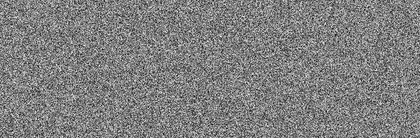
%> input picture experiment3/images/G1.bmp, 420 x 138 px, shrunk from 800 x 263 before the run
$ octave co_occurrence_matrix.m   (GNU Octave 9; MATLAB toolbox functions it lacks are replaced by stand-ins)
%> lines starting %> are read from the running program, lines starting %| are printed output that depends on the picture
% experiment2 Canny边缘检测
clc;clear;close all;
Fig1 = imread('images/G1.bmp');  %读取原图像
%> Fig1 is the input picture: size 138x420x3 uint8; min 0, max 255, mean 127.5
Fig2 = imread('images/G2.bmp');
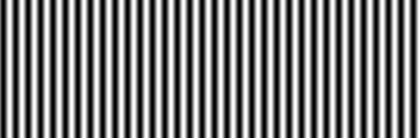
%> input picture experiment3/images/G2.bmp, 420 x 138 px, shrunk from 800 x 263 before the run
%> Fig2 is the input picture: size 138x420x3 uint8; min 0, max 255, mean 127
Fig3 = imread('images/G3.bmp');
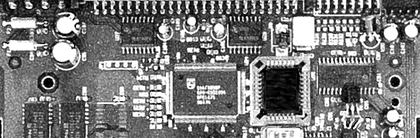
%> input picture experiment3/images/G3.bmp, 420 x 138 px, shrunk from 800 x 263 before the run
%> Fig3 is the input picture: size 138x420x3 uint8; min 0, max 255, mean 123.4
F = Fig3;
f = rgb2gray(F);
figure;
imshow(uint8(f));
title('原图像');
[M,N] = size(f);
%> M = 138; N = 420
co_matrix = zeros(256,256);
for i = 1:M
    for j =1:N-1
        x = f(i,j)+1;
        y = f(i,j+1)+1;
        co_matrix(x,y)=co_matrix(x,y)+1;
    end
end
sum_i = sum(co_matrix(:));
%> sum_i = 57822
co_matrix = co_matrix/sum_i;
%最大概率
max_p = max(co_matrix(:));
%> max_p = 0.043
lin_K = 0:255;
m_r = lin_K*sum(co_matrix,2);
%> m_r = 123.3
m_c = sum(co_matrix)*lin_K';
%> m_c = 123.4
sigma_r = sqrt((lin_K-m_r).^2*sum(co_matrix,2));
%> sigma_r = 71.96
sigma_c = sqrt(sum(co_matrix)*(lin_K'-m_c).^2);
%> sigma_c = 71.98
%相关cor 对比度ct 同质性homo
cor = 0;
ct = 0;
homo = 0;
for i = 0:255
    for j = 0:255
        cor = cor+(i-m_r)*(j-m_c)*co_matrix(i+1,j+1);
        ct = ct + (i-j)^2*co_matrix(i+1,j+1);
        homo = homo+co_matrix(i+1,j+1)/(1+abs(i-j));
    end
end
%> after the loop, cor = 4004.5; ct = 2351; homo = 0.145
cor = cor/(sigma_r*sigma_c);
%> cor = 0.773
%一致性unif
unif = sum(sum(co_matrix.^2));
%> unif = 0.00194
%熵entropy
temp = co_matrix.*log2(co_matrix);
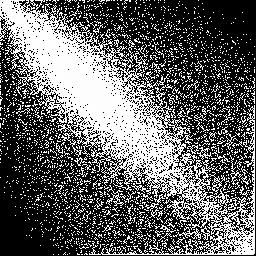
%> temp: size 256x256 double; 61.57% of the values are NaN or infinite; the others: min -0.195, max -0.000274, mean -0.000547; drawn with min black, max white, NaN and infinite black
temp(isnan(temp)) = 0;
entropy = -sum(sum(temp));
%> entropy = 13.77
